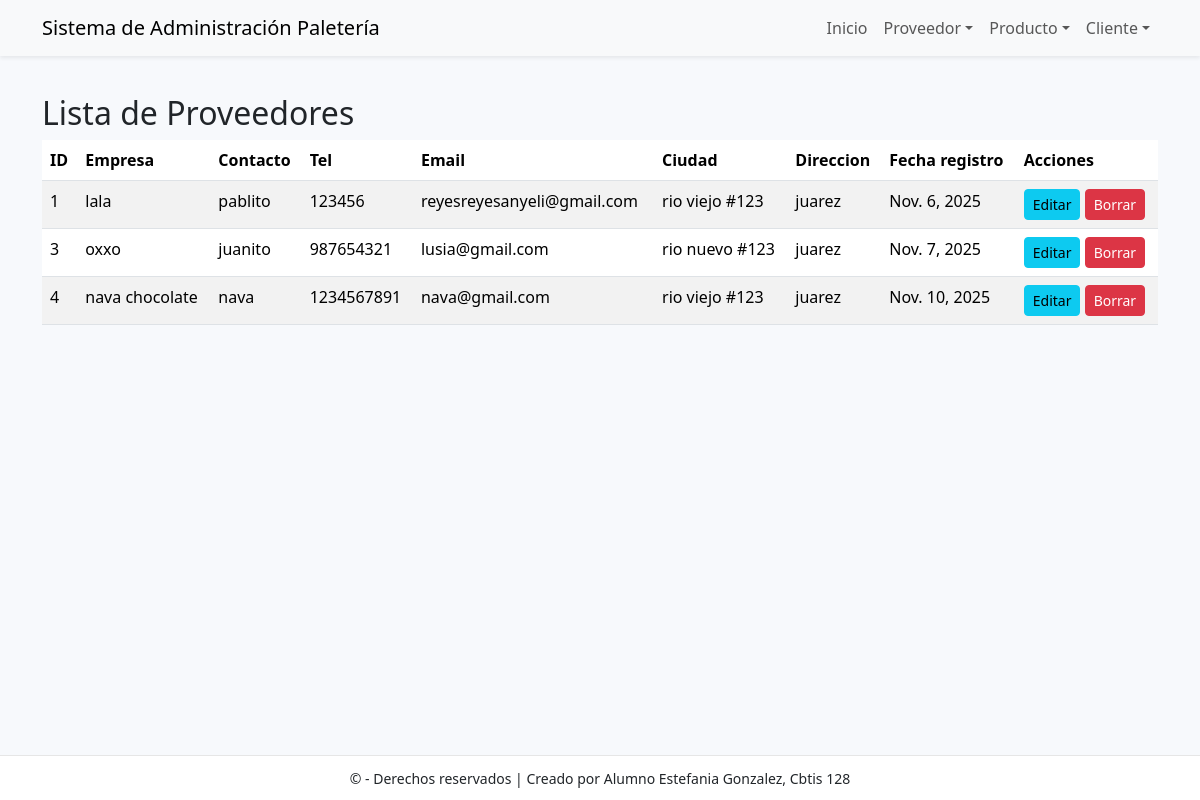
Page /proveedor/ver/ on the committed database.
### app_Paleteria/models.py (models this page shows, shortened)
class Proveedor(models.Model):
    id_proveedor = models.AutoField(primary_key=True)
    nombre_empresa = models.CharField(max_length=100, unique=True)
    contacto = models.CharField(max_length=100, blank=True)   # no hace falta unique en contacto
    telefono = models.CharField(max_length=50, blank=True)
    email = models.EmailField(max_length=100, blank=True)
    direccion = models.CharField(max_length=200, blank=True)
    fecha_registro = models.DateField(auto_now_add=True)      # auto ahora
    ciudad = models.CharField(max_length=100, blank=True)

### app_Paleteria/views.py (the view)
# urls.py: path('proveedor/ver/', views.ver_proveedor, name='ver_proveedor'),
def ver_proveedor(request):
    proveedores = Proveedor.objects.all().order_by('id_proveedor')
    return render(request, 'proveedor/ver_proveedor.html', {'proveedores': proveedores})

### app_Paleteria/templates/proveedor/ver_proveedor.html
{% extends 'base.html' %}
{% block content %}
  <h2>Lista de Proveedores</h2>
  <table class="table table-striped">
    <thead>
      <tr>
        <th>ID</th>
        <th>Empresa</th>
        <th>Contacto</th>
        <th>Tel</th>
        <th>Email</th>
        <th>Ciudad</th>
        <th>Direccion</th>
        <th>Fecha registro</th>
        <th>Acciones</th>
      </tr>
    </thead>
    <tbody>
      {% for p in proveedores %}
      <tr>
        <td>{{ p.id_proveedor }}</td>
        <td>{{ p.nombre_empresa }}</td>
        <td>{{ p.contacto }}</td>
        <td>{{ p.telefono }}</td>
        <td>{{ p.email }}</td>
        <td>{{ p.direccion }}</td>
        <td>{{ p.ciudad }}</td>
        <td>{{ p.fecha_registro }}</td>
        <td>
          <a class="btn btn-sm btn-info" href="{% url 'actualizar_proveedor' p.pk %}">Editar</a>
          <a class="btn btn-sm btn-danger" href="{% url 'borrar_proveedor' p.pk %}">Borrar</a>
        </td>
      </tr>
      {% empty %}
      <tr><td colspan="7">No hay proveedores registrados.</td></tr>
      {% endfor %}
    </tbody>
  </table>
{% endblock %}

### app_Paleteria/templates/base.html (style rules this page uses)
body { padding-top: 70px; padding-bottom: 70px; background:#f7f9fc; }

### rows in the picture
Proveedor: id_proveedor "1", nombre_empresa "lala", contacto "pablito", telefono "123456", email "reyesreyesanyeli@gmail.com", direccion "rio viejo #123", ciudad "juarez", fecha_registro "Nov. 6, 2025"
Proveedor: id_proveedor "3", nombre_empresa "oxxo", contacto "juanito", telefono "987654321", email "lusia@gmail.com", direccion "rio nuevo #123", ciudad "juarez", fecha_registro "Nov. 7, 2025"
Proveedor: id_proveedor "4", nombre_empresa "nava chocolate", contacto "nava", telefono "1234567891", email "nava@gmail.com", direccion "rio viejo #123", ciudad "juarez", fecha_registro "Nov. 10, 2025"
